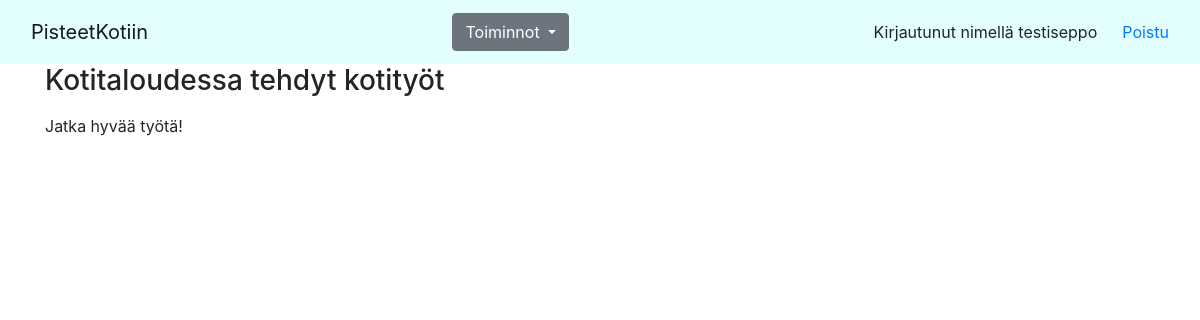
The app's page /donechores (signed in), older data.
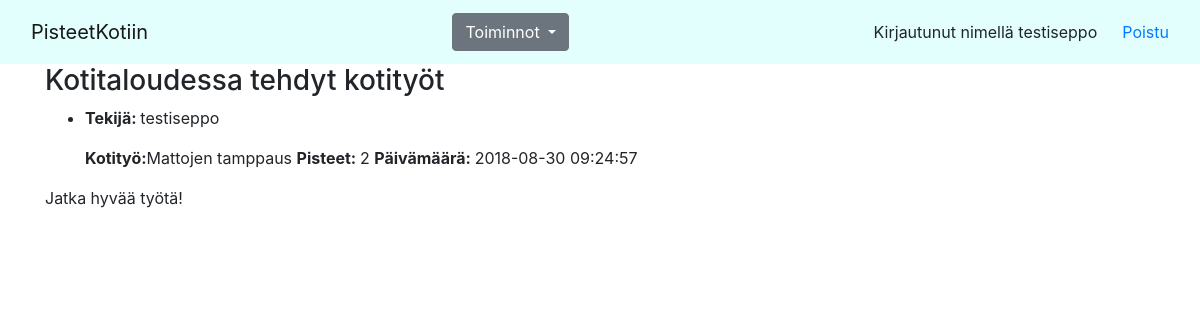
The same page, newer data.
### application/auth/models.py (models this page shows, shortened)
class User(Base):
    __tablename__ = "account"
    name = db.Column(db.String(144), nullable=False)
    username = db.Column(db.String(144), nullable=False)
    password = db.Column(db.String(144), nullable=False)
    points= db.Column(db.Integer, nullable=False)
    household= db.Column(db.Integer, db.ForeignKey('household.id'),nullable=False)
    nameIndex= db.Index("name_index", name)

### application/donechores/models.py (models this page shows, shortened)
class DoneChore(Base):
    userid=db.Column(db.Integer, db.ForeignKey('account.id'),nullable=False)
    choreid =db.Column(db.Integer, db.ForeignKey('chore.id'), nullable=False)
    points= db.Column(db.Integer, nullable=False)
    @staticmethod
    def user_done_chores():
        stmt = text("SELECT Account.id, Account.name, choretype.name, "
                    "done_chore.points, done_chore.date_created FROM done_chore "
                    "INNER JOIN Account ON done_chore.userid=Account.id "
                    "INNER JOIN chore ON done_chore.choreid=chore.id "
                    "INNER JOIN household ON account.household= household.id "
                    "INNER JOIN choretype ON chore.choretype=choretype.id"
                    " WHERE account.household= " + str(current_user.household) +";")
        res = db.engine.execute(stmt)
        response = []
        for row in res:
            response.append({"id":row[0], "name":row[1], "choretype": row[2], "points": row[3], "date": row[4]})
        return response

### application/choretype/models.py (models this page shows, shortened)
class Choretype(Base):
    name= db.Column(db.String(144), nullable=False)

### application/donechores/views.py (the view)
@app.route("/donechores", methods=["GET"])
@login_required
def user_index():
    return render_template("/donechores/userchorelist.html", donechores = DoneChore.user_done_chores())

### application/__init__.py (called while the page is built)
@login_manager.user_loader
def load_user(user_id):
    return User.query.get(user_id)

### application/templates/donechores/userchorelist.html
{% extends "layout.html" %}
{% block body %}
<H3>Kotitaloudessa tehdyt kotityöt</H3>
{% if donechores is defined %}
<ul>
  {% for chore in donechores %}
  <li>
    <p><b>Tekijä: </b> {{ chore.name }} </p>
    <p><b>Kotityö:</b>{{chore.choretype}} <b>Pisteet: </b> {{chore.points}} <b>Päivämäärä: </b> {{chore.date}}</p>
  </li>
  {% endfor %}
</ul>
<p>Jatka hyvää työtä!</p>
{% endif %}
{% endblock %}

### application/templates/layout.html (shortened to what this page needs)
  <!DOCTYPE html>
  <html>
    <head>
      <link rel="stylesheet" href="https://maxcdn.bootstrapcdn.com/bootstrap/4.0.0/css/bootstrap.min.css">
    </head>
    <body>
        <nav class="navbar navbar-expand-md navbar-light" style="background-color: #e3fffd;">
            <div class="container-fluid">
              <div class="navbar-header">
                <a class="navbar-brand" href="#"> PisteetKotiin</a>
              </div>
              <ul class="nav navbar-nav navbar-brand">
                <li class="dropdown">
                    <a class="btn btn-secondary dropdown-toggle" href="#" role="button" id="dropdownMenuLink" data-toggle="dropdown" aria-haspopup="true" aria-expanded="false">
                        Toiminnot
                      </a>
                </li>
              </ul>
              <ul class="nav navbar-nav navbar-right">
                  {% if current_user.is_authenticated %}
                  <li>Kirjautunut nimellä {{ current_user.name }} &emsp;
                  <a href="{{ url_for('auth_logout') }}">Poistu</a></li>
                  {% else %}
                    <li><a href="{{ url_for('auth_login') }}">Kirjaudu &emsp;</a></li>
                    <li><a href="{{ url_for('register_form') }}">Uusi käyttäjä</a></li>
                  {% endif %}
                  </ul>
            </div>
          </nav>
      <main role="main" class="container">
        {% block body %}{% endblock %}
      </main>
    </body>
  </html>

Row changes from the older to the newer data that the page shows:
added DoneChore: name "testiseppo", choretype "Mattojen tamppaus", points "2", date "2018-08-30 09:24:57"
